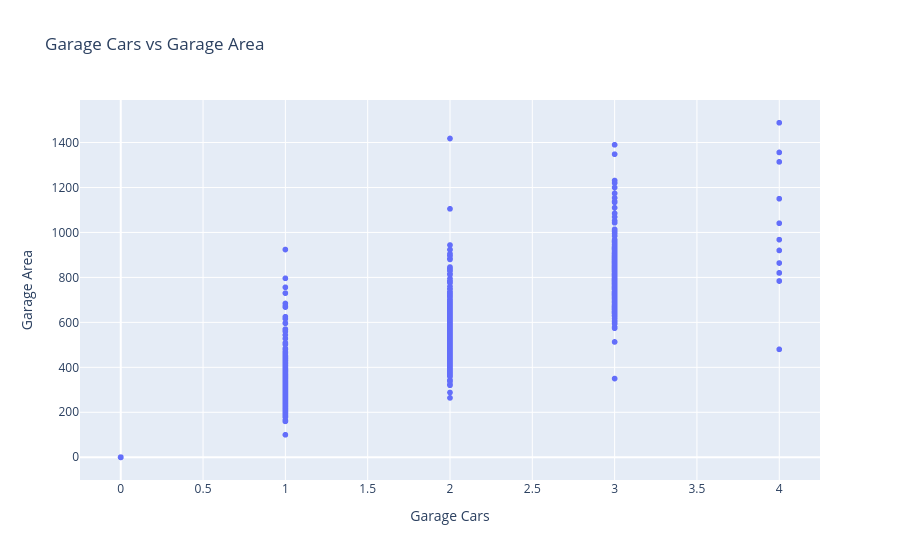

The code cell stored with this chart in its notebook:
### Code cell
fig = px.scatter(
    X_train,
    x="Garage Cars",
    y="Garage Area",
    title="Garage Cars vs Garage Area"
)

fig.show()

### Figure 1 — Plotly figure (JSON) as saved in the notebook; plotly's stock layout.template omitted (floating-point values rounded to 4 significant figures; data arrays with more than 128 entries replaced by an {"elided": "..."} marker saying what was removed)
{"data": [{"hovertemplate": "Garage Cars=%{x}<br>Garage Area=%{y}<extra></extra>", "legendgroup": "", "marker": {"color": "#636efa", "symbol": "circle"}, "mode": "markers", "name": "", "showlegend": false, "type": "scattergl", "x": {"elided": "2344 float values"}, "xaxis": "x", "y": {"elided": "2344 float values"}, "yaxis": "y"}], "layout": {"legend": {"tracegroupgap": 0}, "title": {"text": "Garage Cars vs Garage Area"}, "xaxis": {"anchor": "y", "domain": [0, 1], "title": {"text": "Garage Cars"}}, "yaxis": {"anchor": "x", "domain": [0, 1], "title": {"text": "Garage Area"}}}}
